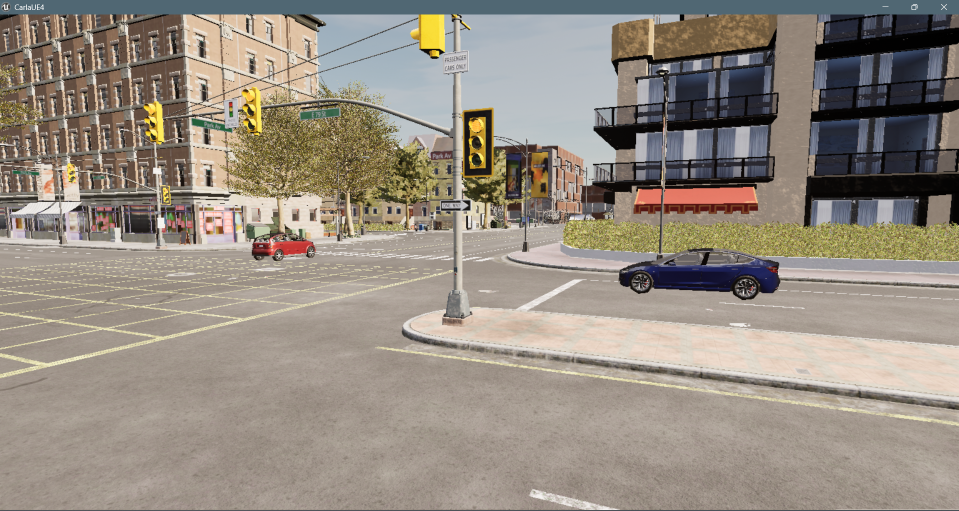
#> input picture paper_figures/spawn_merge_hesitation.png, 1918 x 1021 px, given in place of pedestrian_curb_test.png, which was not available (shown at 1/2 size)
$ python combine_rc_screenshots.py
#> lines starting #> are read from the running program, lines starting #| are printed output that depends on the picture; pictures that were not available may be replaced by others from this repository, and a replacement may not be noted
from PIL import Image, ImageDraw, ImageFont
from pathlib import Path

PAPER_FIGURES = Path("paper_figures")

files = [
    ("pedestrian_curb_test.png",   "pedestrian\\_curb"),
    ("merge_hesitation.png",       "merge\\_hesitation"),
    ("occluded_intersection.png",  "occluded\\_intersection"),
]

TARGET_HEIGHT = 400
PADDING       = 20
LABEL_HEIGHT  = 36
BG_COLOR      = (15, 23, 42)
LABEL_COLOR   = (148, 163, 184)

images = []
for filename, label in files:
    path = PAPER_FIGURES / filename
    img  = Image.open(path).convert("RGB")
    w, h = img.size
#> w = 1918; h = 1021
    new_w = int(w * TARGET_HEIGHT / h)
#> new_w = 751
    img   = img.resize((new_w, TARGET_HEIGHT),
                        Image.LANCZOS)
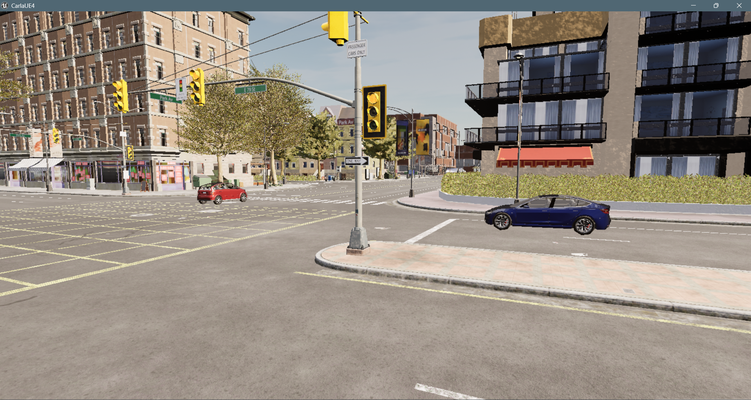
#> img: PIL image 751x400 RGB; mean R, G, B 149.1, 140.1, 129.2

    # Add label strip
    canvas = Image.new("RGB",
                        (new_w, TARGET_HEIGHT + LABEL_HEIGHT),
                        BG_COLOR)
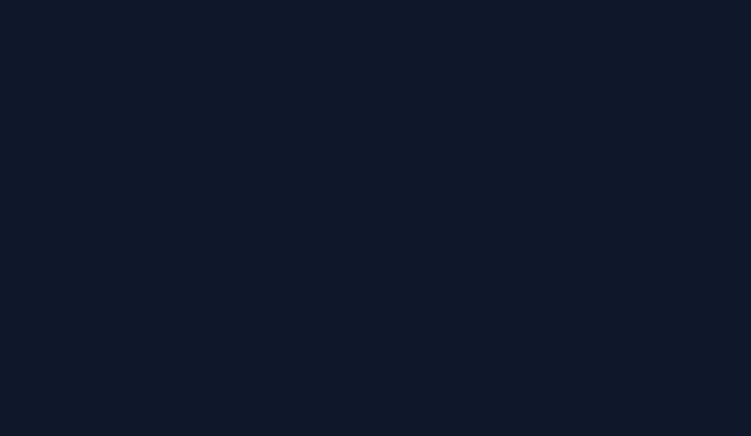
#> canvas: PIL image 751x436 RGB; mean R, G, B 15, 23, 42
    canvas.paste(img, (0, 0))
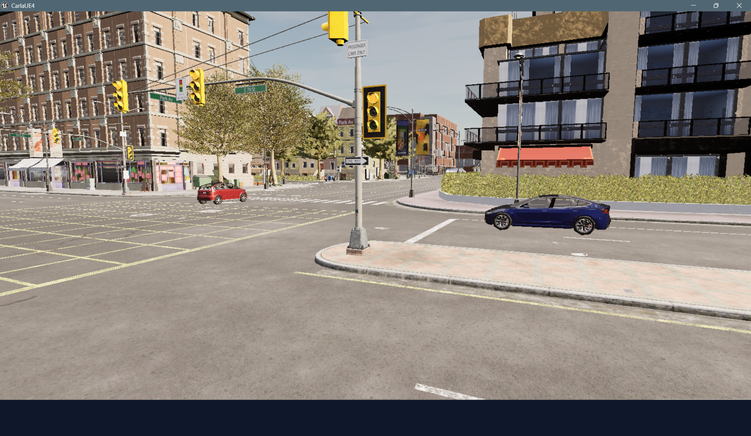
#> canvas: PIL image 751x436 RGB; mean R, G, B 138.1, 130.4, 122
    draw = ImageDraw.Draw(canvas)
    try:
        font = ImageFont.truetype(
            "C:/Windows/Fonts/consola.ttf", 14)
    except:
        font = ImageFont.load_default()
    clean = label.replace("\\_", "_")
    bbox  = draw.textbbox((0,0), clean, font=font)
#> bbox = (0, 2, 113, 16)
    tx = (new_w - (bbox[2]-bbox[0])) // 2
#> tx = 319
    ty = TARGET_HEIGHT + 8
    draw.text((tx, ty), clean,
               fill=LABEL_COLOR, font=font)
    images.append(canvas)
#> pass 2 of the loop `for filename, label in files:`:
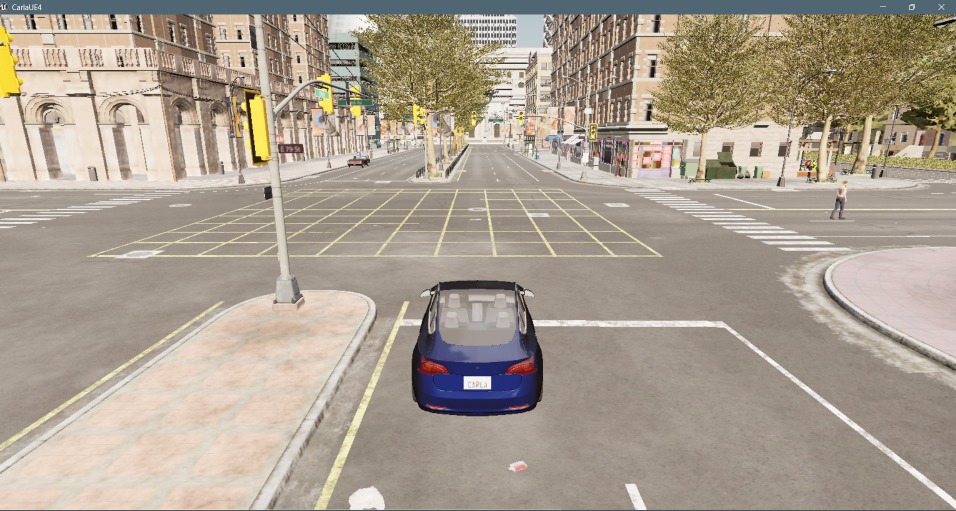
#> input picture paper_figures/spawn_pedestrian_curb.png, 1912 x 1021 px, given in place of merge_hesitation.png, which was not available (shown at 1/2 size)
#> `canvas = Image.new("RGB", (new_w, TARGET_HEIGHT + LABEL_HEIGHT), BG_CO..`:
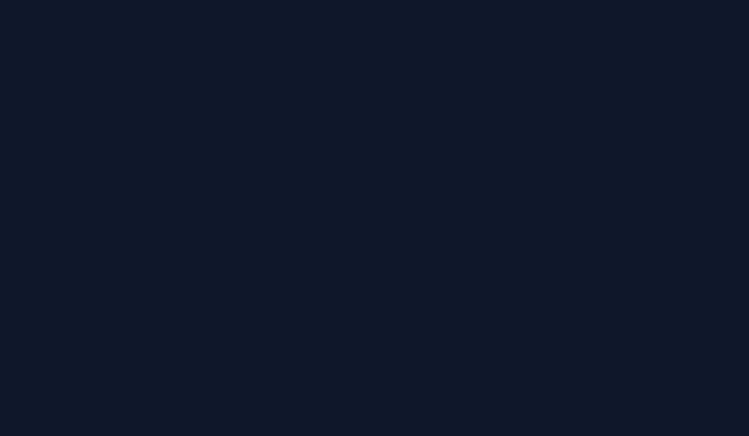
#> canvas: PIL image 749x436 RGB; mean R, G, B 15, 23, 42
#> `canvas.paste(img, (0, 0))`:
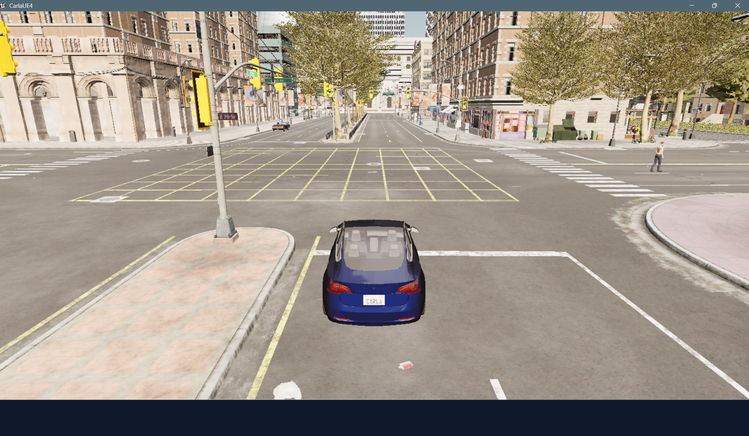
#> canvas: PIL image 749x436 RGB; mean R, G, B 157, 147.3, 135.6
#> bbox = (0, 2, 122, 16)
#> tx = 313
#> pass 3 of the loop `for filename, label in files:`:
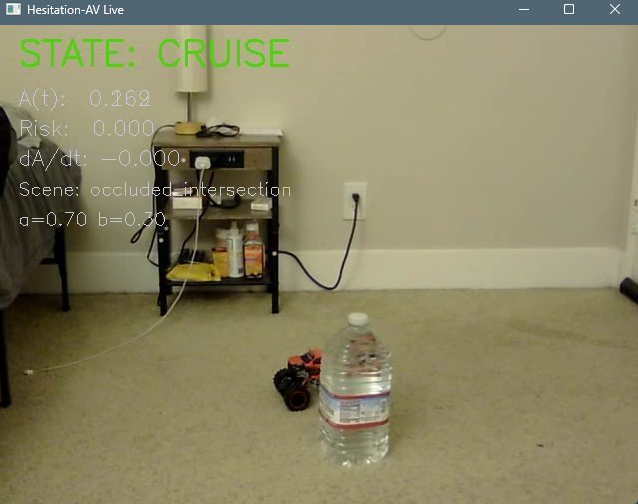
#> input picture paper_figures/occluded_intersection.png, 638 x 504 px, found by its file name
#> `canvas = Image.new("RGB", (new_w, TARGET_HEIGHT + LABEL_HEIGHT), BG_CO..`:
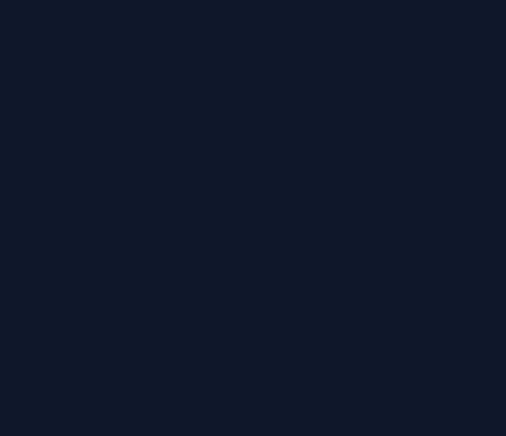
#> canvas: PIL image 506x436 RGB; mean R, G, B 15, 23, 42
#> `canvas.paste(img, (0, 0))`:
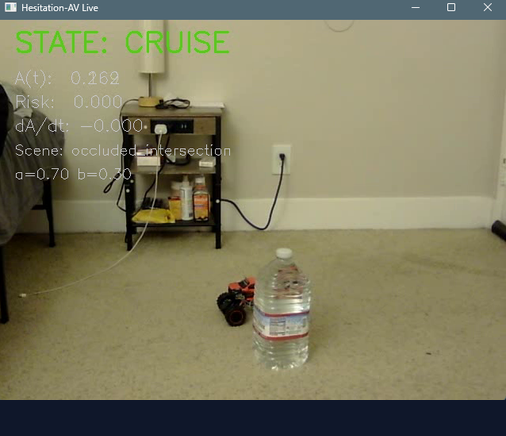
#> canvas: PIL image 506x436 RGB; mean R, G, B 126, 122.7, 95
#> bbox = (0, 2, 153, 16)
#> tx = 176

total_w = sum(img.width for img in images) \
          + PADDING * (len(images) + 1)
#> total_w = 2086
max_h   = max(img.height for img in images) \
          + PADDING * 2
#> max_h = 476

canvas = Image.new("RGB", (total_w, max_h), BG_COLOR)
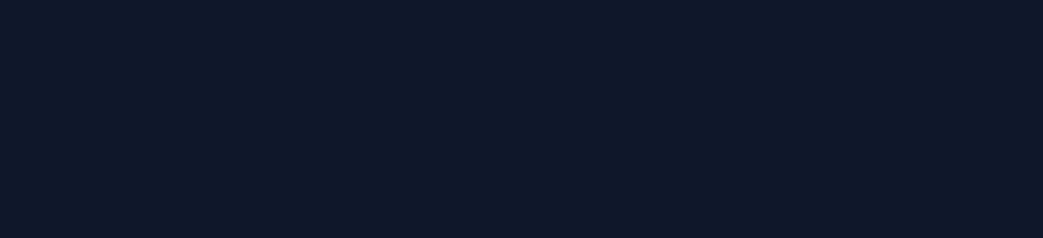
#> canvas: PIL image 2086x476 RGB (shown at 1/2 size); mean R, G, B 15, 23, 42
x = PADDING
for img in images:
    canvas.paste(img, (x, PADDING))
    x += img.width + PADDING
#> this loop made 3 passes
#> x on passes 1 to 3: 791, 1560, 2086
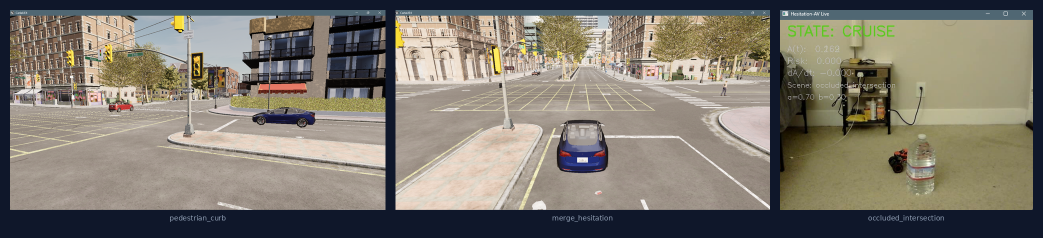
#> canvas: PIL image 2086x476 RGB (shown at 1/2 size); mean R, G, B 127.1, 121.6, 111.1
#> after the loop, x = 2086

out = PAPER_FIGURES / "hesitav_samples.png"
canvas.save(out, dpi=(150, 150))
print(f"Saved {out}")
